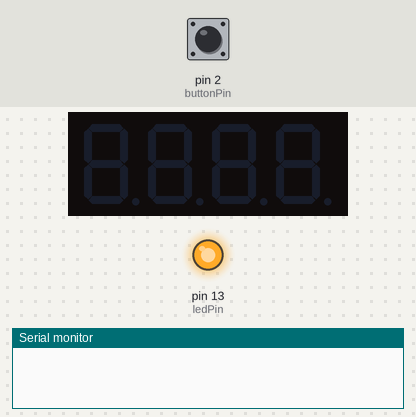
Bench run of a sketch on a simulated Arduino Uno, built with avr-gcc and run on an emulated ATmega328P. Shown: 4-digit seven-segment display, output pins drawn as LEDs (lit = HIGH), the last lines printed to the serial monitor. The test bench sets the inputs (shaded band); at power-on: pin 2 (buttonPin) LOW.

Above: at 1.2 s.
1.3 s: pin 2 (buttonPin) pulled HIGH for 0.15 s
At 2.1 s:
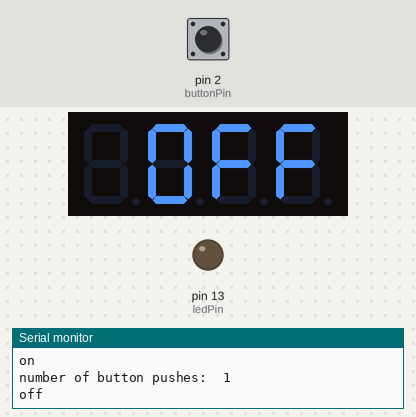
2.9 s: pin 2 (buttonPin) pulled HIGH for 1 s
At 3.7 s:
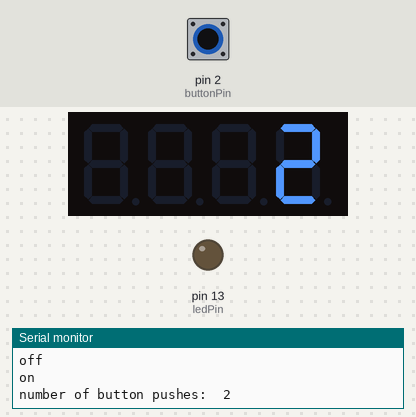
5.4 s: pin 2 (buttonPin) pulled HIGH for 0.15 s
At 5.47 s:
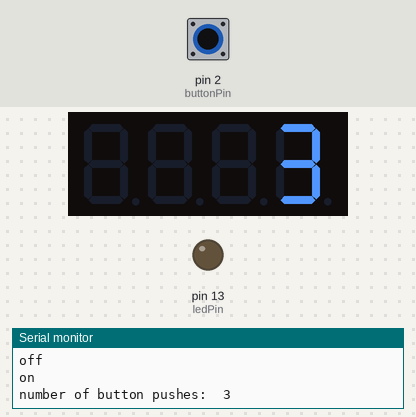
7.0 s: pin 2 (buttonPin) pulled HIGH for 3.2 s
At 10.6 s:
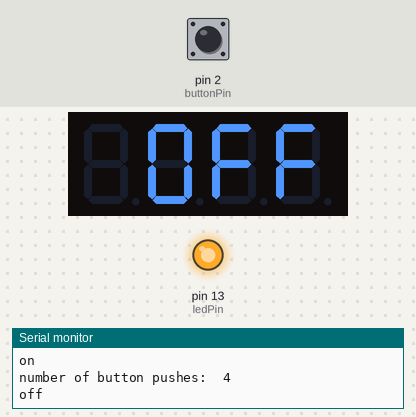
Timing chart, 0 to 12.1 s (numbered marks = the images above; inputs shaded):
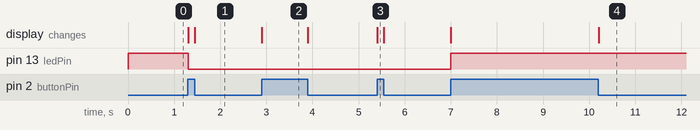

Measured:
- after the input at 1.3 s, pin 13 (ledPin): HIGH → LOW at once; the display: first changes at once (image 1 shows a later state)
- after the input at 2.9 s, the display: changes at once (image 2)
- after the input at 5.4 s, the display: changes at once (image 3)
- after the input at 7.0 s, pin 13 (ledPin): LOW → HIGH at once; the display: first changes at once (image 4 shows a later state)

The sketch:

arduino_uno_counter_switch.ino
```cpp
/***************************************************
based off these two tutorials:

http://arduino.cc/en/Tutorial/ButtonStateChange
https://learn.adafruit.com/adafruit-led-backpack/0-dot-56-seven-segment-backpack

and these libraries:

https://github.com/adafruit/Adafruit-GFX-Library
https://github.com/adafruit/Adafruit-LED-Backpack-Library

 ****************************************************/

#include <Wire.h> // Enable this line if using Arduino Uno, Mega, etc.
//#include <TinyWireM.h> // Enable this line if using Adafruit Trinket, Gemma, etc.

#include "Adafruit_LEDBackpack.h"
#include "Adafruit_GFX.h"

Adafruit_7segment matrix = Adafruit_7segment();

//end Adafruit

// this constant won't change:
const int  buttonPin = 2;    // the pin that the pushbutton is attached to
const int ledPin = 13;       // the pin that the LED is attached to

// Variables will change:
int buttonPushCounter = 0;   // counter for the number of button presses
int buttonState = 0;         // current state of the button
int lastButtonState = 0;     // previous state of the button

void setup() {
  // initialize the button pin as a input:
  pinMode(buttonPin, INPUT);
  // initialize the LED as an output:
  pinMode(ledPin, OUTPUT);
  // initialize serial communication:
  Serial.begin(9600);

// set the matrix
    matrix.begin(0x70);
  }


void loop() {
  // read the pushbutton input pin:
  buttonState = digitalRead(buttonPin);

  // compare the buttonState to its previous state
  if (buttonState != lastButtonState) {
    // if the state has changed, increment the counter
    if (buttonState == HIGH) {
      // if the current state is HIGH then the button
      // wend from off to on:
      buttonPushCounter++;
      Serial.println("on");
      Serial.print("number of button pushes:  ");
      Serial.println(buttonPushCounter);

      // show output on the digital display
      matrix.print(buttonPushCounter);
      matrix.writeDisplay();
    }
    else {
      // if the current state is LOW then the button
      // wend from on to off:
      Serial.println("off");

      //write somthing to the digital display
      matrix.print(0xFF, HEX); // button off, this won't display the zero so did the below
      matrix.writeDigitNum(1, 0, 0);// (digit from left, display, dot bolean)
      matrix.writeDisplay();
    }
  }
  // save the current state as the last state,
  //for next time through the loop
  lastButtonState = buttonState;

  // turns on the LED every four button pushes by
  // checking the modulo of the button push counter.
  // the modulo function gives you the remainder of
  // the division of two numbers:
  if (buttonPushCounter % 4 == 0) {
    digitalWrite(ledPin, HIGH);
  } else {
   digitalWrite(ledPin, LOW);
  }

}
```
